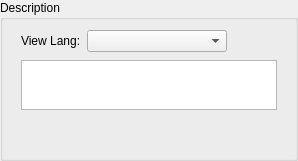
      <widget class="QGroupBox" name="groupBox_description">
       <property name="sizePolicy">
        <sizepolicy hsizetype="Expanding" vsizetype="Preferred">
         <horstretch>0</horstretch>
         <verstretch>0</verstretch>
        </sizepolicy>
       </property>
       <property name="title">
        <string>Description</string>
       </property>
       <layout class="QHBoxLayout" name="horizontalLayout_2">
        <property name="spacing">
         <number>6</number>
        </property>
        <property name="sizeConstraint">
         <enum>QLayout::SetMinimumSize</enum>
        </property>
        <property name="leftMargin">
         <number>8</number>
        </property>
        <property name="topMargin">
         <number>8</number>
        </property>
        <property name="rightMargin">
         <number>8</number>
        </property>
        <property name="bottomMargin">
         <number>8</number>
        </property>
        <item>
         <spacer name="horizontalSpacer_3">
          <property name="orientation">
           <enum>Qt::Horizontal</enum>
          </property>
          <property name="sizeType">
           <enum>QSizePolicy::Fixed</enum>
          </property>
          <property name="sizeHint" stdset="0">
           <size>
            <width>10</width>
            <height>10</height>
           </size>
          </property>
         </spacer>
        </item>
        <item>
         <layout class="QVBoxLayout" name="verticalLayout">
          <item>
           <layout class="QHBoxLayout" name="horizontalLayout_description">
            <property name="spacing">
             <number>6</number>
            </property>
            <item>
             <widget class="QLabel" name="label_lang">
              <property name="sizePolicy">
               <sizepolicy hsizetype="Fixed" vsizetype="Preferred">
                <horstretch>0</horstretch>
                <verstretch>0</verstretch>
               </sizepolicy>
              </property>
              <property name="text">
               <string>View Lang:</string>
              </property>
             </widget>
            </item>
            <item>
             <widget class="QComboBox" name="comboBox_lang"/>
            </item>
            <item>
             <widget class="QPushButton" name="pushButton_translate">
              <property name="sizePolicy">
               <sizepolicy hsizetype="Fixed" vsizetype="Fixed">
                <horstretch>0</horstretch>
                <verstretch>0</verstretch>
               </sizepolicy>
              </property>
              <property name="toolTip">
               <string>Open window for translate this text</string>
              </property>
              <property name="styleSheet">
               <string notr="true">QPushButton {
	border: 6px solid transparent;
	background: transparent;
}
QPushButton:hover {
	background: lightGray;
}</string>
              </property>
              <property name="text">
               <string/>
              </property>
              <property name="icon">
               <iconset resource="../resource/icons/rc/icons.qrc">
                <normaloff>:/icons/translate</normaloff>:/icons/translate</iconset>
              </property>
              <property name="flat">
               <bool>false</bool>
              </property>
             </widget>
            </item>
           </layout>
          </item>
          <item>
           <widget class="QPlainTextEdit" name="plainTextEdit_description">
            <property name="sizePolicy">
             <sizepolicy hsizetype="Preferred" vsizetype="Preferred">
              <horstretch>0</horstretch>
              <verstretch>0</verstretch>
             </sizepolicy>
            </property>
            <property name="minimumSize">
             <size>
              <width>0</width>
              <height>0</height>
             </size>
            </property>
            <property name="maximumSize">
             <size>
              <width>16777215</width>
              <height>50</height>
             </size>
            </property>
           </widget>
          </item>
          <item>
           <spacer name="verticalSpacer_3">
            <property name="orientation">
             <enum>Qt::Vertical</enum>
            </property>
            <property name="sizeHint" stdset="0">
             <size>
              <width>20</width>
              <height>40</height>
             </size>
            </property>
           </spacer>
          </item>
         </layout>
        </item>
        <item>
         <spacer name="horizontalSpacer_4">
          <property name="orientation">
           <enum>Qt::Horizontal</enum>
          </property>
          <property name="sizeType">
           <enum>QSizePolicy::Fixed</enum>
          </property>
          <property name="sizeHint" stdset="0">
           <size>
            <width>10</width>
            <height>10</height>
           </size>
          </property>
         </spacer>
        </item>
       </layout>
      </widget>
